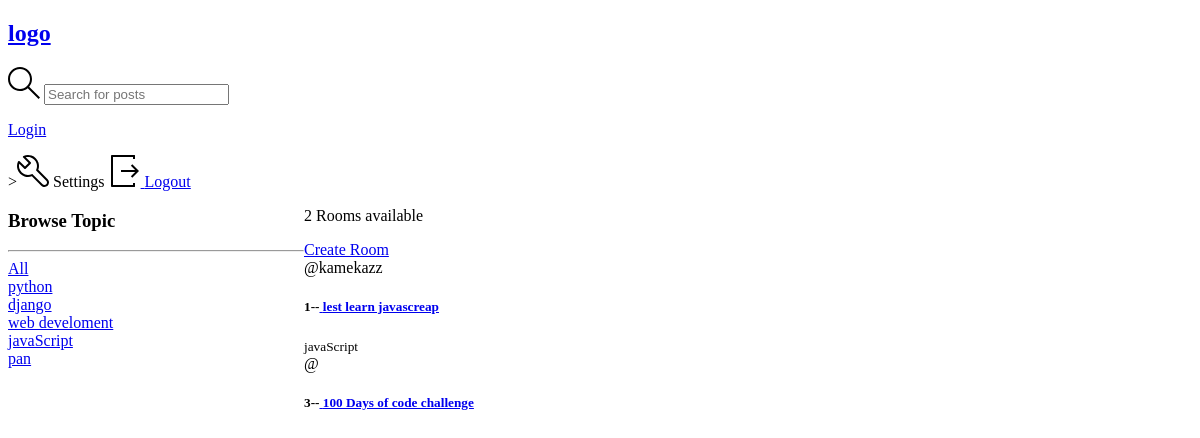
The app's page /, older data.
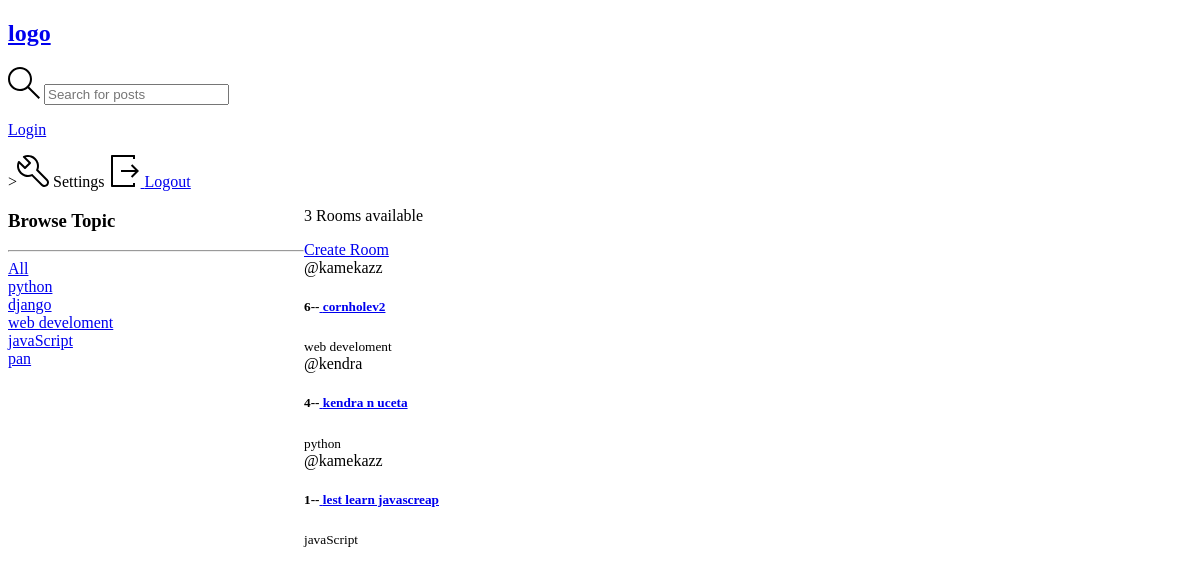
The same page, newer data.
### base/models.py (models this page shows, shortened)
class Topic(models.Model):
    name = models.CharField(max_length=200)
    def __str__(self):
        return self.name

class Room(models.Model):
    host =models.ForeignKey(User, on_delete=models.SET_NULL,null=True)
    topic =models.ForeignKey(Topic, on_delete=models.SET_NULL,null=True)
    name = models.CharField(max_length=200)
    description = models.TextField(null=True, blank=True)
    updated = models.DateTimeField(auto_now=True)
    created = models.DateTimeField(auto_now_add=True)
    class Meta:
        ordering = ['-updated','-created']

### base/views.py (the view)
# urls.py: path('', views.home, name='home'),
def home(request):
    q = request.GET.get('q') if request.GET.get('q') != None else ''
    rooms = Room.objects.filter(
        Q(topic__name__icontains=q) |
        Q(name__icontains=q) |
        Q(description__icontains=q)
    )
    topics = Topic.objects.all()
    room_count = rooms.count()
    context = {'rooms': rooms, 'topics': topics, 'room_count': room_count}
    return render(request, 'pages/home.html', context)

### base/templates/pages/home.html (shortened to what this page needs)
{% extends 'main.html' %} {% block content %}
<div class="home-container">
  <div>
    <h3>Browse Topic</h3>
    <hr />
    <div>
      <a href="{% url 'home' %}">All</a>
    </div>
    {% for topic in topics %}
    <div>
      <a href="{% url 'home' %}?q={{topic.name}}">{{topic}}</a>
    </div>
    {%endfor%}
  </div>
  <div>
    <p>{{room_count}} Rooms available</p>
    <a href="{%url 'create-room' %}">Create Room</a>
    <div>
      {% for room in rooms %}
      <div>
        <span>@{{room.host.username}}</span>
        <h5>
          {{room.id}}--<a href="{% url 'room' room.id %}"> {{room.name}} </a>
        </h5>
        <small>{{room.topic.name}}</small>
      </div>
      {% endfor %}
    </div>
  </div>
</div>
{% endblock %}

Row changes from the older to the newer data that the page shows:
removed Room: id "3", name "100 Days of code challenge"
added Room: host.username "kamekazz", id "6", name "cornholev2", topic.name "web develoment"
added Room: host.username "kendra", id "4", name "kendra n uceta", topic.name "python"
Text that changed along with them:
{{ room_count }}: "2" → "3"
